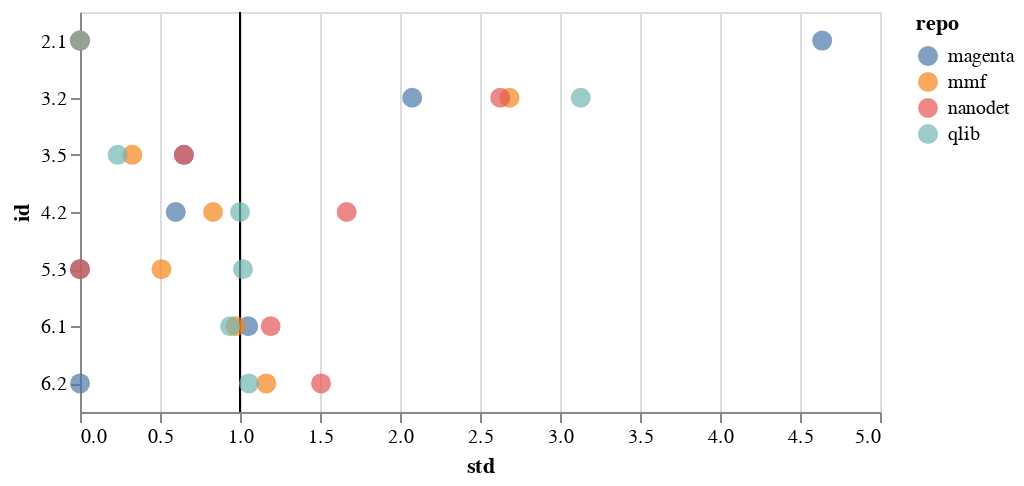

Here is the notebook cell this chart was saved with:
### Code cell
base = alt.Chart(
    F.melt(ignore_index=False).reset_index()[['repo', 'id', 'value']]
).transform_calculate(
    benchmark="1",
)

point = base.mark_point(
    filled=True,
    size=100,
).encode(
    x=alt.X('value:Q').title("std"),
    y='id:N',
    color='repo'
).properties(
    height=200,
    width=400
)

base.mark_rule(color='black').encode(x="benchmark:Q") + point

### Figure 1 — Vega-Lite specification as saved in the notebook (floating-point values rounded to 4 significant figures)
{"config": {"view": {"continuousWidth": 300, "continuousHeight": 300}}, "layer": [{"mark": {"type": "rule", "color": "black"}, "encoding": {"x": {"field": "benchmark", "type": "quantitative"}}, "transform": [{"calculate": "1", "as": "benchmark"}]}, {"mark": {"type": "point", "filled": true, "size": 100}, "encoding": {"color": {"field": "repo", "type": "nominal"}, "x": {"field": "value", "title": "std", "type": "quantitative"}, "y": {"field": "id", "type": "nominal"}}, "transform": [{"calculate": "1", "as": "benchmark"}]}], "data": {"name": "data-6a1d4539f3cdd70497a034471d90f4df"}, "height": 200, "width": 400, "$schema": "https://vega.github.io/schema/vega-lite/v5.17.0.json", "datasets": {"data-6a1d4539f3cdd70497a034471d90f4df": [{"repo": "magenta", "id": "2.1", "value": 4.639}, {"repo": "mmf", "id": "2.1", "value": 0.0}, {"repo": "nanodet", "id": "2.1", "value": 0.0}, {"repo": "qlib", "id": "2.1", "value": 0.0}, {"repo": "magenta", "id": "3.2", "value": 2.076}, {"repo": "mmf", "id": "3.2", "value": 2.685}, {"repo": "nanodet", "id": "3.2", "value": 2.626}, {"repo": "qlib", "id": "3.2", "value": 3.129}, {"repo": "magenta", "id": "3.5", "value": 0.6494}, {"repo": "mmf", "id": "3.5", "value": 0.3269}, {"repo": "nanodet", "id": "3.5", "value": 0.6494}, {"repo": "qlib", "id": "3.5", "value": 0.2353}, {"repo": "magenta", "id": "4.2", "value": 0.5984}, {"repo": "mmf", "id": "4.2", "value": 0.8315}, {"repo": "nanodet", "id": "4.2", "value": 1.667}, {"repo": "qlib", "id": "4.2", "value": 1.0}, {"repo": "magenta", "id": "5.3", "value": 0.0}, {"repo": "mmf", "id": "5.3", "value": 0.5092}, {"repo": "nanodet", "id": "5.3", "value": 0.0}, {"repo": "qlib", "id": "5.3", "value": 1.018}, {"repo": "magenta", "id": "6.1", "value": 1.051}, {"repo": "mmf", "id": "6.1", "value": 0.9721}, {"repo": "nanodet", "id": "6.1", "value": 1.192}, {"repo": "qlib", "id": "6.1", "value": 0.9381}, {"repo": "magenta", "id": "6.2", "value": 0.0}, {"repo": "mmf", "id": "6.2", "value": 1.164}, {"repo": "nanodet", "id": "6.2", "value": 1.506}, {"repo": "qlib", "id": "6.2", "value": 1.056}]}}
